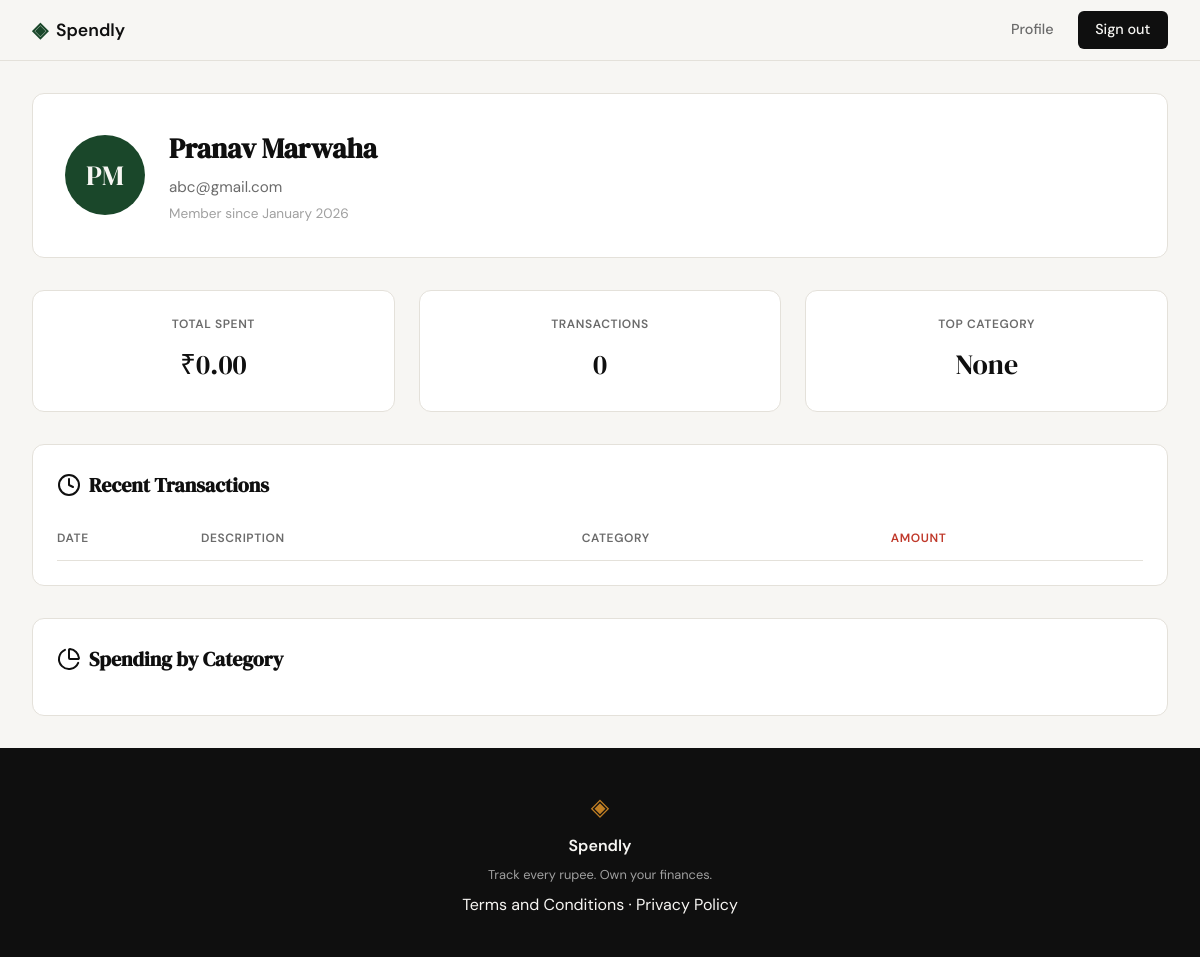
/profile (signed in), run on an earlier commit of the app's database.
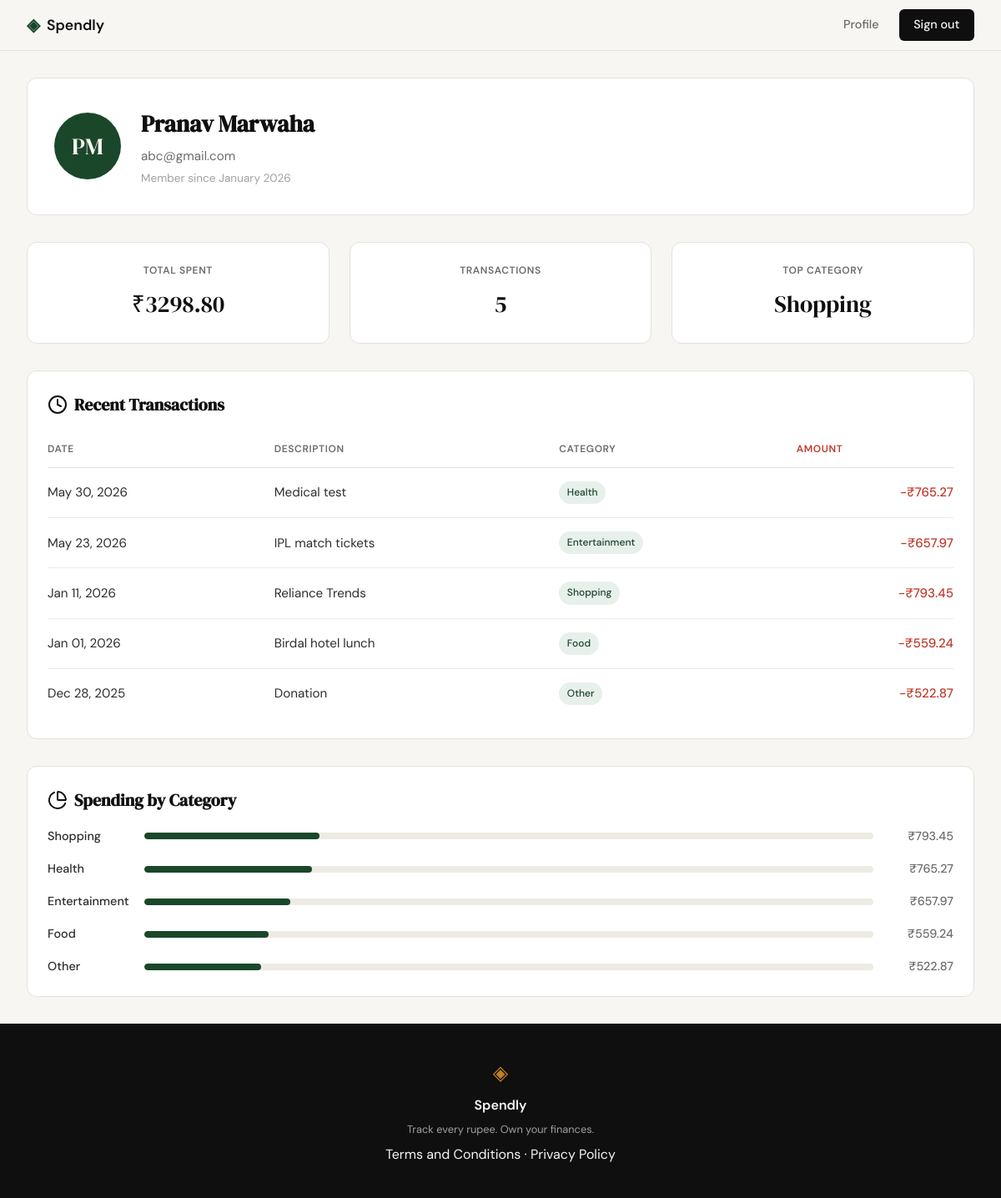
And on a later commit of the database.
### tables this page shows
CREATE TABLE users (
            id INTEGER PRIMARY KEY AUTOINCREMENT,
            name TEXT NOT NULL,
            email TEXT UNIQUE NOT NULL,
            password_hash TEXT NOT NULL,
            created_at TEXT DEFAULT CURRENT_TIMESTAMP
        );

CREATE TABLE expenses (
            id INTEGER PRIMARY KEY AUTOINCREMENT,
            user_id INTEGER NOT NULL,
            amount REAL NOT NULL,
            category TEXT NOT NULL,
            date TEXT NOT NULL,
            description TEXT,
            created_at TEXT DEFAULT CURRENT_TIMESTAMP,
            FOREIGN KEY (user_id) REFERENCES users(id) ON DELETE CASCADE
        );

### app.py (the view)
@app.route("/profile")
def profile():
    if not is_logged_in():
        return redirect(url_for("login"))
    user_id = session.get("user_id")
    conn = get_db()
    cursor = conn.cursor()
    cursor.execute("SELECT name, email, created_at FROM users WHERE id = ?", (user_id,))
    user_row = cursor.fetchone()
    conn.close()
    user = {
        "name": user_row["name"],
        "email": user_row["email"],
        "created_at": "January 2026",
        "initials": "".join([n[0] for n in user_row["name"].split()])
    }
    stats = get_user_stats(user_id)
    raw_transactions = get_user_expenses(user_id)
    transactions = [
        {
            "date": format_date_for_display(t["date"]),
            "description": t["description"],
            "category": t["category"],
            "amount": t["amount"]
        }
        for t in raw_transactions
    ]
    categories = get_category_breakdown(user_id)
    return render_template("profile.html",
                         user=user,
                         stats=stats,
                         transactions=transactions,
                         categories=categories)

### app.py (called while the page is built)
def is_logged_in():
    return "user_id" in session

@app.context_processor
def inject_user():
    return dict(is_logged_in=is_logged_in())

def format_date_for_display(date_str):
    from datetime import datetime
    dt = datetime.strptime(date_str, "%Y-%m-%d")
    return dt.strftime("%b %d, %Y")

### database/db.py (called while the page is built)
def get_db():
    conn = sqlite3.connect("spendly.db")
    conn.row_factory = sqlite3.Row
    conn.execute("PRAGMA foreign_keys = ON")
    return conn

def get_user_expenses(user_id):
    conn = get_db()
    cursor = conn.cursor()
    cursor.execute(
        "SELECT date, description, category, amount FROM expenses WHERE user_id = ? ORDER BY date DESC",
        (user_id,)
    )
    rows = cursor.fetchall()
    conn.close()
    return [dict(row) for row in rows]

def get_user_stats(user_id):
    conn = get_db()
    cursor = conn.cursor()
    cursor.execute(
        "SELECT COALESCE(SUM(amount), 0) AS total_spent, COUNT(*) AS transaction_count FROM expenses WHERE user_id = ?",
        (user_id,)
    )
    row = cursor.fetchone()
    total_spent = row["total_spent"] if row else 0
    transaction_count = row["transaction_count"] if row else 0
    cursor.execute(
        "SELECT category FROM expenses WHERE user_id = ? GROUP BY category ORDER BY SUM(amount) DESC LIMIT 1",
        (user_id,)
    )
    top_category_row = cursor.fetchone()
    top_category = top_category_row["category"] if top_category_row else None
    conn.close()
    return {
        "total_spent": total_spent,
        "transaction_count": transaction_count,
        "top_category": top_category
    }

def get_category_breakdown(user_id):
    conn = get_db()
    cursor = conn.cursor()
    cursor.execute(
        "SELECT category, SUM(amount) as total FROM expenses WHERE user_id = ? GROUP BY category ORDER BY total DESC",
        (user_id,)
    )
    rows = cursor.fetchall()
    conn.close()
    if not rows:
        return []
    grand_total = sum(row["total"] for row in rows)
    breakdown = []
    for row in rows:
        category_total = row["total"]
        percentage = round((category_total / grand_total) * 100)
        breakdown.append({
            "name": row["category"],
            "amount": category_total,
            "percentage": percentage
        })
    return breakdown

### templates/profile.html (shortened to what this page needs)
{% extends "base.html" %}
{% block content %}
<div class="profile-page">
    <section class="user-card">
        <div class="user-avatar">
            {{ user.initials }}
        </div>
        <div class="user-details">
            <h1 class="user-name">{{ user.name }}</h1>
            <p class="user-email">{{ user.email }}</p>
            <p class="user-member-since">Member since {{ user.created_at }}</p>
        </div>
    </section>
    <section class="stats-row">
        <div class="stat-card">
            <span class="stat-label">Total Spent</span>
            <span class="stat-value">₹{{ "%.2f"|format(stats.total_spent) }}</span>
        </div>
        <div class="stat-card">
            <span class="stat-label">Transactions</span>
            <span class="stat-value">{{ stats.transaction_count }}</span>
        </div>
        <div class="stat-card">
            <span class="stat-label">Top Category</span>
            <span class="stat-value">{{ stats.top_category }}</span>
        </div>
    </section>
    <section class="transactions-section">
        <h2 class="section-title">
            <i data-lucide="clock"></i>
            Recent Transactions
        </h2>
        <table class="tx-table">
            <thead>
                <tr>
                    <th>Date</th>
                    <th>Description</th>
                    <th>Category</th>
                    <th class="amount-col">Amount</th>
                </tr>
            </thead>
            <tbody>
                {% for tx in transactions %}
                <tr>
                    <td>{{ tx.date }}</td>
                    <td>{{ tx.description }}</td>
                    <td><span class="category-badge">{{ tx.category }}</span></td>
                    <td class="amount-col">-₹{{ "%.2f"|format(tx.amount) }}</td>
                </tr>
                {% endfor %}
            </tbody>
        </table>
    </section>
    <section class="category-section">
        <h2 class="section-title">
            <i data-lucide="pie-chart"></i>
            Spending by Category
        </h2>
        <div class="category-list">
            {% for cat in categories %}
            <div class="category-row">
                <span class="category-name">{{ cat.name }}</span>
                <div class="category-bar-track">
                    <div class="category-bar" style="width: {{ cat.percentage }}%"></div>
                </div>
                <span class="category-amount">₹{{ "%.2f"|format(cat.amount) }}</span>
            </div>
            {% endfor %}
        </div>
    </section>
</div>
{% endblock %}

### templates/base.html (shortened to what this page needs)
<!DOCTYPE html>
<html lang="en">
<head>
    <link rel="stylesheet" href="{{ url_for('static', filename='css/style.css') }}">
</head>
<body>
    <nav class="navbar">
        <div class="nav-inner">
            <a href="{{ url_for('landing') }}" class="nav-brand">
                <span class="brand-icon">◈</span>
                <span class="brand-name">Spendly</span>
            </a>
            <div class="nav-links">
                {% if is_logged_in %}
                <a href="{{ url_for('profile') }}">Profile</a>
                <a href="{{ url_for('logout') }}" class="nav-cta">Sign out</a>
                {% else %}
                <a href="{{ url_for('login') }}">Sign in</a>
                <a href="{{ url_for('register') }}" class="nav-cta">Get started</a>
                {% endif %}
            </div>
        </div>
    </nav>
    <main class="main-content">
        {% block content %}{% endblock %}
    </main>
    <footer class="footer">
        <div class="footer-inner">
            <span class="brand-icon">◈</span>
            <span class="footer-name">Spendly</span>
            <p class="footer-copy">Track every rupee. Own your finances.</p>
            <p><a href="/terms">Terms and Conditions</a> · <a href="/privacy">Privacy Policy</a></p>
        </div>
    </footer>
</body>
</html>

What changed in the data, as far as the page shows it:
added expenses: top_category "Shopping", date "Jan 11, 2026", description "Reliance Trends", category "Shopping", amount "793.45", name "Shopping", {{ cat.percentage }} 24 (drawn)
added expenses: date "May 30, 2026", description "Medical test", category "Health", amount "765.27", name "Health", {{ cat.percentage }} 23 (drawn)
added expenses: date "May 23, 2026", description "IPL match tickets", category "Entertainment", amount "657.97", name "Entertainment", {{ cat.percentage }} 20 (drawn)
added expenses: date "Jan 01, 2026", description "Birdal hotel lunch", category "Food", amount "559.24", name "Food", {{ cat.percentage }} 17 (drawn)
added expenses: date "Dec 28, 2025", description "Donation", category "Other", amount "522.87", name "Other", {{ cat.percentage }} 16 (drawn)
Also different on the page:
{{ "%.2f"|format(stats.total_spent) }}: "0.00" → "3298.80"
{{ stats.transaction_count }}: "0" → "5"
{{ stats.top_category }}: "None" → (not shown)
